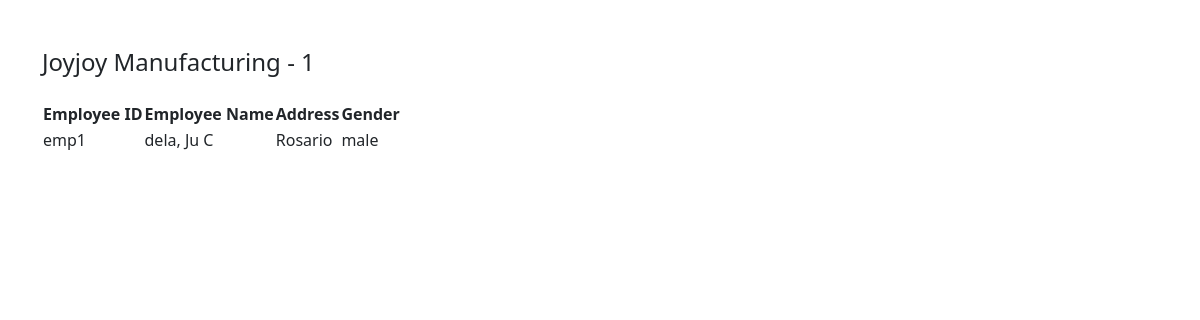
/viewmanpower.php?companyid=1001 (signed in), run on an earlier commit of the app's database.
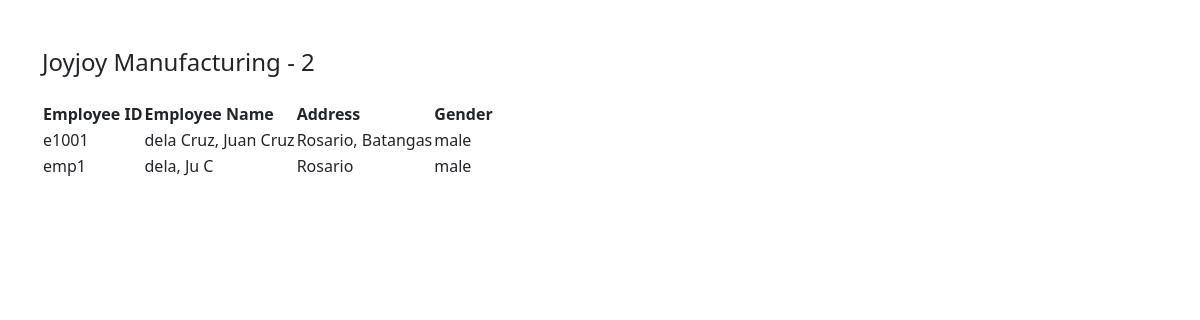
And on a later commit of the database.
### tables this page shows
CREATE TABLE `client` (
  `id` int NOT NULL,
  `companyid` varchar(20) NOT NULL,
  `companyname` varchar(100) NOT NULL,
  `natureofcompany` varchar(20) NOT NULL,
  `address` varchar(200) NOT NULL,
  `contact` varchar(15) NOT NULL,
  `contactperson` varchar(50) NOT NULL
);

CREATE TABLE `assignment` (
  `id` int NOT NULL,
  `employeeid` varchar(30) NOT NULL,
  `companyid` varchar(30) NOT NULL,
  `dateofassignment` date NOT NULL,
  `status` varchar(10) NOT NULL
);

CREATE TABLE `hr` (
  `id` int NOT NULL,
  `userid` varchar(25) NOT NULL,
  `lastname` varchar(30) NOT NULL,
  `firstname` varchar(50) NOT NULL,
  `middlename` varchar(30) NOT NULL,
  `address` varchar(150) NOT NULL,
  `birthdate` date NOT NULL,
  `gender` varchar(5) NOT NULL,
  `contact` varchar(12) NOT NULL
);

### class/database.php (called while the page is built, shortened)
<?php
class database{
    public function __construct(){
        $this->con = new mysqli("localhost","root","","TalentForce");
    }
}
?>

### class/client.php (called while the page is built, shortened)
<?php
include_once 'database.php';
class client extends database{
    public function viewclientinfo($companyid){
        $sql="select * from client where companyid=?";
        $stmt=$this->con->prepare($sql);
        $stmt->bind_param('s',$companyid);
        $stmt->execute();
        $data=$stmt->get_result();
        return $data;
    }
    public function countmanpower($companyid){
        $sql="select count(companyid) as employeecount from assignment where companyid=?";
        $stmt=$this->con->prepare($sql);
        $stmt->bind_param('s',$companyid);
        $stmt->execute();
        $data=$stmt->get_result();
        $row=$data->fetch_assoc();
        return $row['employeecount'];
    }
}
?>

### class/employee.php (called while the page is built, shortened)
<?php
include_once'database.php';
class employee extends database{
    public function showassignment($companyid){
        $sql="select a.*,h.lastname,h.firstname, h.middlename, h.address, h.gender from assignment a inner join hr h on a.employeeid =h.userid where companyid=?";
        $stmt=$this->con->prepare($sql);
        $stmt->bind_param('s',$companyid);
        $stmt->execute();
        $data=$stmt->get_result();
        return $data;
    }
}
?>

### viewmanpower.php (the view, shortened to what this page needs)
<!DOCTYPE html>
<html lang="en">
<head>
    <?php include_once'res/includes.php'?>
</head>
<body>
    <?php
    include_once'class/employee.php';
    include_once'class/client.php';
    $e=new employee();
    $c=new client();
    $companyid=$_GET['companyid'];
    $data=$c->viewclientinfo($companyid);
    $row=$data->fetch_assoc();
    $data2=$e->showassignment($companyid);
    ?>
    <div class="container">
       <div class="row mt-5">
            <div class="col-md-12">
                <h4><?=$row['companyname']?> - <?=$c->countmanpower($companyid)?></h4>
            </div>
       </div>
       <div class="row mt-3">
        <div class="col-md-12">
            <table id="manpowertbl">
                <thead>
                    <tr>
                        <th>Employee ID</th>
                        <th>Employee Name</th>
                        <th>Address</th>
                        <th>Gender</th>
                    </tr>
                </thead>
                <tbody>
                <?php
                    while($row=$data2->fetch_assoc()){
                        echo"
                            <tr>
                                <td>{$row['employeeid']}</td>
                                <td>{$row['lastname']}, {$row['firstname']} {$row['middlename']}</td>
                                <td>{$row['address']}</td>
                                <td>{$row['gender']}</td>
                            </tr>
                        ";
                    }
                ?>
                </tbody>
            </table>
        </div>
       </div>
    </div>
</body>
</html>

### res/includes.php (shortened to what this page needs)
<link rel="stylesheet" href="res/bootstrap-5.3.3-dist/css/bootstrap.min.css">
    <link href="res/DataTables/datatables.min.css" rel="stylesheet">

What changed in the data, as far as the page shows it:
added assignment: employeeid "e1001", hr.lastname "dela Cruz", hr.firstname "Juan", hr.middlename "Cruz", hr.address "Rosario, Batangas", hr.gender "male"
Also different on the page:
$c->countmanpower($companyid): "1" → "2"
